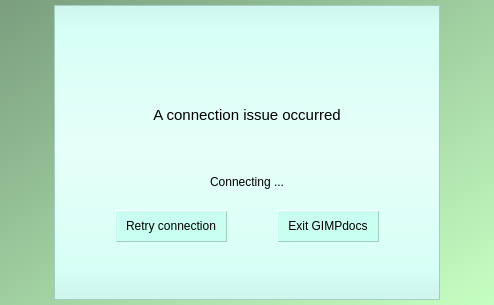
<?xml version="1.0" encoding="UTF-8"?>
<ui version="4.0">
 <class>GUI_Reconnection</class>
 <widget class="QDialog" name="GUI_Reconnection">
  <property name="geometry">
   <rect>
    <x>0</x>
    <y>0</y>
    <width>494</width>
    <height>305</height>
   </rect>
  </property>
  <property name="windowTitle">
   <string>Dialog</string>
  </property>
  <property name="styleSheet">
   <string notr="true">QDialog{
	background-color: qlineargradient(spread:pad, x1:0, y1:0, x2:1, y2:1, stop:0 rgba(122, 158, 126, 255), stop:1 rgba(198, 255, 194, 255));
}

QWidget#backgroundWidget{
	background-color: qlineargradient(spread:reflect, x1:0.5, y1:0, x2:0.5, y2:0.49, stop:0 rgba(207, 245, 236, 255), stop:0.17 rgba(215, 255, 245, 255), stop:1 rgba(230, 255, 249, 255));
	border-width: 1px;
	border-style: solid;
	border-color: hsv(165, 55, 205);
}

QPushButton {
	min-height: 20px;
	min-width: 65px;
	padding: 5px;	
	padding-left: 10px;
	padding-right: 10px;
    background-color: hsv(165, 55, 255);
    border-width: 1px;
	border-style: outset;
	border-color: hsv(165, 55, 205);
}

QPushButton:hover:!pressed{
	border-color: hsv(165, 255, 255);
	border-top-color: hsv(165, 200, 255);	
	border-left-color: hsv(165, 200, 255);
}

QPushButton:pressed,QPushButton:checked {
    border-style: inset;
	background-color: hsv(165, 55, 220);
}</string>
  </property>
  <layout class="QHBoxLayout" name="horizontalLayout" stretch="1,9,1">
   <property name="topMargin">
    <number>5</number>
   </property>
   <property name="bottomMargin">
    <number>5</number>
   </property>
   <item>
    <spacer name="horizontalSpacer">
     <property name="orientation">
      <enum>Qt::Horizontal</enum>
     </property>
     <property name="sizeHint" stdset="0">
      <size>
       <width>44</width>
       <height>20</height>
      </size>
     </property>
    </spacer>
   </item>
   <item>
    <widget class="QWidget" name="backgroundWidget" native="true">
     <property name="sizePolicy">
      <sizepolicy hsizetype="Preferred" vsizetype="Preferred">
       <horstretch>0</horstretch>
       <verstretch>0</verstretch>
      </sizepolicy>
     </property>
     <layout class="QVBoxLayout" name="verticalLayout_2" stretch="5,9,1,0,0">
      <property name="spacing">
       <number>0</number>
      </property>
      <item>
       <spacer name="verticalSpacer_2">
        <property name="orientation">
         <enum>Qt::Vertical</enum>
        </property>
        <property name="sizeHint" stdset="0">
         <size>
          <width>20</width>
          <height>40</height>
         </size>
        </property>
       </spacer>
      </item>
      <item>
       <widget class="QLabel" name="descriptionLabel">
        <property name="font">
         <font>
          <pointsize>11</pointsize>
          <weight>50</weight>
          <bold>false</bold>
         </font>
        </property>
        <property name="text">
         <string>A connection issue occurred</string>
        </property>
        <property name="alignment">
         <set>Qt::AlignCenter</set>
        </property>
       </widget>
      </item>
      <item>
       <widget class="QWidget" name="widget" native="true">
        <property name="sizePolicy">
         <sizepolicy hsizetype="Preferred" vsizetype="MinimumExpanding">
          <horstretch>0</horstretch>
          <verstretch>0</verstretch>
         </sizepolicy>
        </property>
        <layout class="QHBoxLayout" name="horizontalLayout_3">
         <item>
          <spacer name="verticalSpacer_4">
           <property name="orientation">
            <enum>Qt::Vertical</enum>
           </property>
           <property name="sizeHint" stdset="0">
            <size>
             <width>20</width>
             <height>20</height>
            </size>
           </property>
          </spacer>
         </item>
         <item>
          <widget class="QLabel" name="connectingLabel">
           <property name="enabled">
            <bool>true</bool>
           </property>
           <property name="text">
            <string>Connecting ...</string>
           </property>
           <property name="alignment">
            <set>Qt::AlignCenter</set>
           </property>
          </widget>
         </item>
         <item>
          <spacer name="verticalSpacer_5">
           <property name="orientation">
            <enum>Qt::Vertical</enum>
           </property>
           <property name="sizeHint" stdset="0">
            <size>
             <width>20</width>
             <height>20</height>
            </size>
           </property>
          </spacer>
         </item>
        </layout>
       </widget>
      </item>
      <item>
       <widget class="QWidget" name="widget_2" native="true">
        <layout class="QHBoxLayout" name="horizontalLayout_4" stretch="1,0,1,0,1">
         <item>
          <spacer name="horizontalSpacer_5">
           <property name="orientation">
            <enum>Qt::Horizontal</enum>
           </property>
           <property name="sizeHint" stdset="0">
            <size>
             <width>40</width>
             <height>20</height>
            </size>
           </property>
          </spacer>
         </item>
         <item>
          <widget class="QPushButton" name="retryPushButton">
           <property name="enabled">
            <bool>true</bool>
           </property>
           <property name="font">
            <font>
             <pointsize>9</pointsize>
            </font>
           </property>
           <property name="text">
            <string>Retry connection</string>
           </property>
          </widget>
         </item>
         <item>
          <spacer name="horizontalSpacer_3">
           <property name="orientation">
            <enum>Qt::Horizontal</enum>
           </property>
           <property name="sizeHint" stdset="0">
            <size>
             <width>40</width>
             <height>20</height>
            </size>
           </property>
          </spacer>
         </item>
         <item>
          <widget class="QPushButton" name="exitPushButton">
           <property name="font">
            <font>
             <pointsize>9</pointsize>
            </font>
           </property>
           <property name="text">
            <string>Exit GIMPdocs</string>
           </property>
          </widget>
         </item>
         <item>
          <spacer name="horizontalSpacer_4">
           <property name="orientation">
            <enum>Qt::Horizontal</enum>
           </property>
           <property name="sizeHint" stdset="0">
            <size>
             <width>40</width>
             <height>20</height>
            </size>
           </property>
          </spacer>
         </item>
        </layout>
       </widget>
      </item>
      <item>
       <spacer name="verticalSpacer">
        <property name="orientation">
         <enum>Qt::Vertical</enum>
        </property>
        <property name="sizeHint" stdset="0">
         <size>
          <width>20</width>
          <height>40</height>
         </size>
        </property>
       </spacer>
      </item>
     </layout>
    </widget>
   </item>
   <item>
    <spacer name="horizontalSpacer_2">
     <property name="orientation">
      <enum>Qt::Horizontal</enum>
     </property>
     <property name="sizeHint" stdset="0">
      <size>
       <width>44</width>
       <height>20</height>
      </size>
     </property>
    </spacer>
   </item>
  </layout>
 </widget>
 <resources/>
 <connections/>
</ui>
